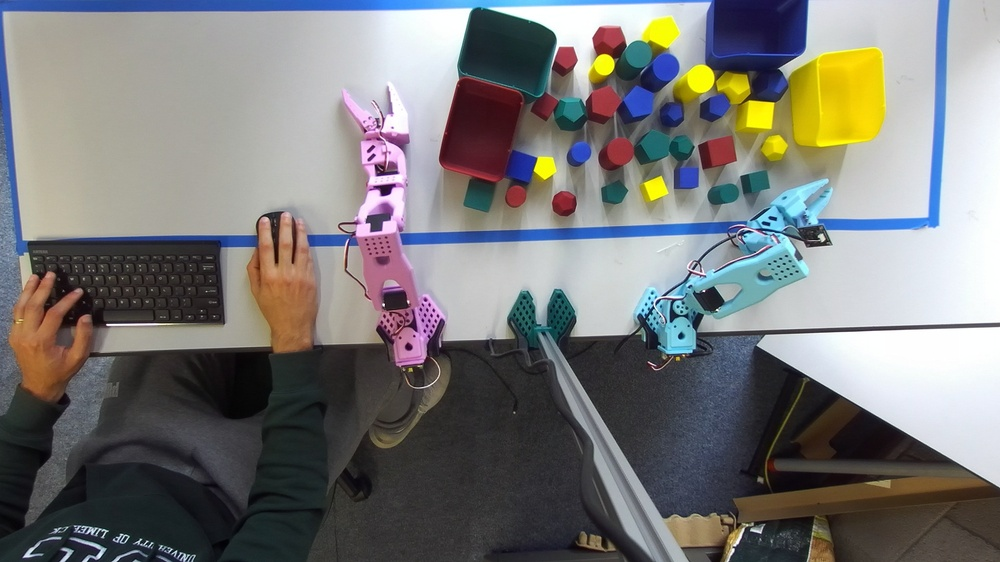
#> input picture yolo_dataset/images/img_20261029_105748_714449.jpg, 1000 x 562 px, shrunk from 1920 x 1080 before the run
$ python white_balance.py images/img_20261029_105748_714449.jpg
#> lines starting #> are read from the running program, lines starting #| are printed output that depends on the picture; after the words box and inside, x2 and y2 are one past the last pixel; in counts of white or black regions, pixels touching at a corner belong together
#> in main, bgr is the input picture: shape (562, 1000, 3); mean B, G, R 120.6, 121.7, 122
"""Optional white balance for block_color.py, turned on with --white-balance.

Removes a colour cast from the room lights before hues are measured. The white table is used as
the reference: its bright, unsaturated pixels should be grey (equal B, G, R), so a gain per
channel is computed that makes them grey, and the same gains are applied to the whole image,
blocks included.

On the training photos the light is already neutral (gains ~1.00) and it changes no predictions.
It helps under warm/cool light (simulated warm tint: 18 wrong -> 9 wrong); re-running
block_color.py --calibrate on photos from the venue is the better fix when that is possible.

Standalone use, to see the gains and save a before/after image:
    python white_balance.py images/xxx.jpg [--out wb_compare.jpg]
"""

import argparse

import cv2
import numpy as np


def white_reference(bgr: np.ndarray):
    """Mask of the bright unsaturated pixels (the white table) and the B, G, R gains that make
    them grey. Gains are None when there are too few such pixels."""
    f = bgr.astype(np.float32)
    mx, mn = f.max(axis=2), f.min(axis=2)
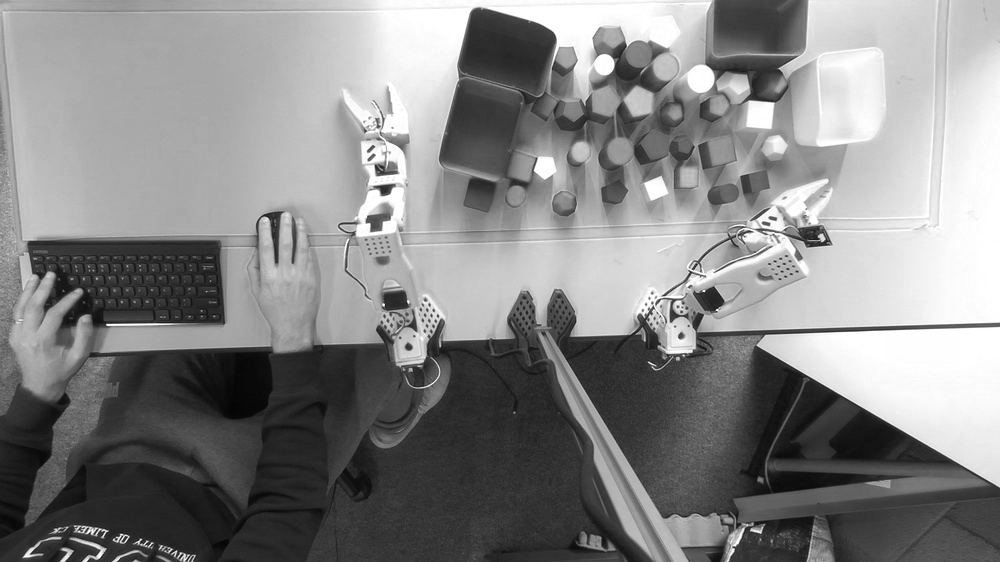
#> mx: shape (562, 1000) float32; min 4, max 255, mean 134.4
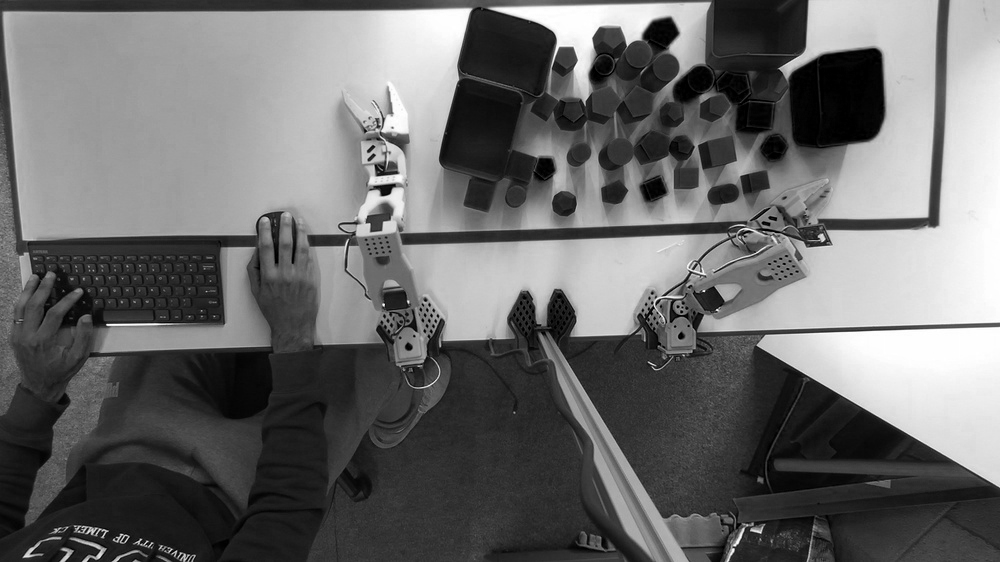
#> mn: shape (562, 1000) float32; min 0, max 255, mean 107.1
    sat = (mx - mn) / np.maximum(mx, 1)
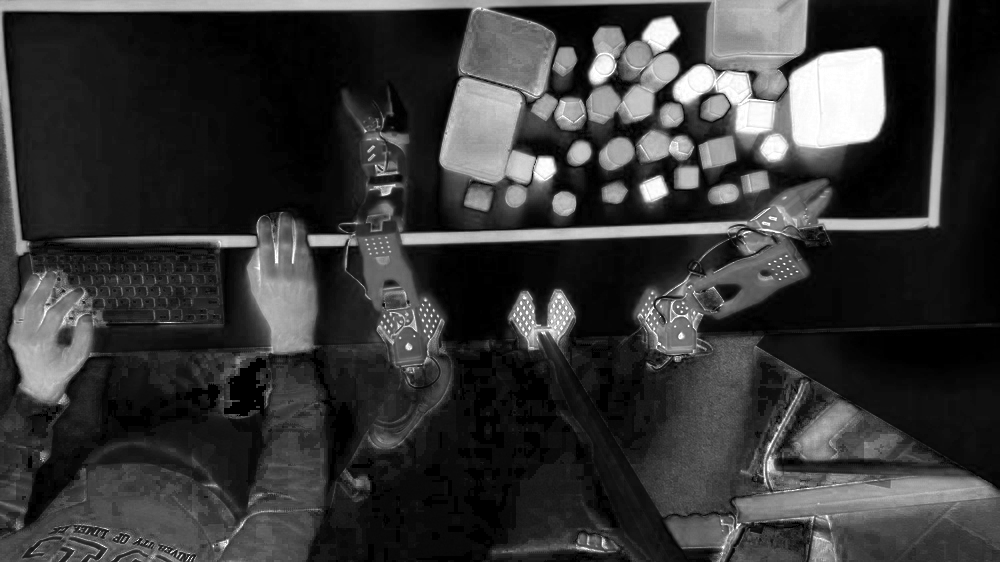
#> sat: shape (562, 1000) float32; min 0, max 1, mean 0.216
    white = (sat < 0.15) & (mx > np.percentile(mx, 60))
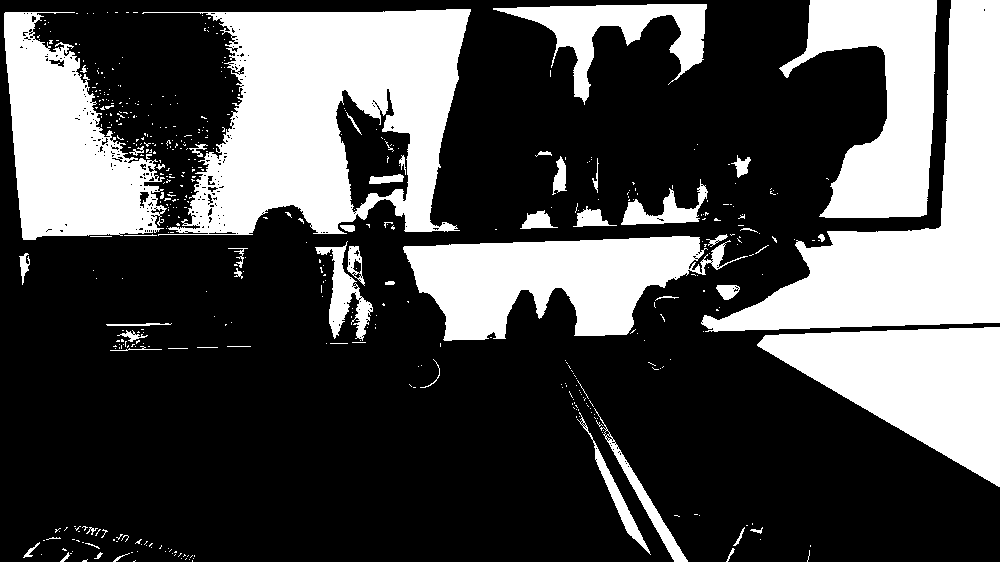
#> white: shape (562, 1000) bool; 31.1% white; 499 white regions (442 under 20 px), largest, box (x1, y1, x2, y2) and area: (142, 9, 471, 236) 43095, (701, 0, 1000, 332) 33451, (757, 327, 1000, 487) 20828
    if white.sum() < 500:
        return white, None
    means = f[white].mean(axis=0)
#> means = [207.3, 206.7, 204.8]
    return white, means.mean() / np.maximum(means, 1)


def white_balance(bgr: np.ndarray) -> np.ndarray:
    """Scale B, G, R so the bright unsaturated pixels (the white table) come out grey."""
    _, gains = white_reference(bgr)
    if gains is None:
        return bgr
    return np.clip(bgr.astype(np.float32) * gains, 0, 255).astype(np.uint8)


def main():
    ap = argparse.ArgumentParser(description=__doc__, formatter_class=argparse.RawDescriptionHelpFormatter)
    ap.add_argument("image")
    ap.add_argument("--out", default=None, help="save original | balanced side by side")
    args = ap.parse_args()

    bgr = cv2.imread(args.image)
    if bgr is None:
        raise SystemExit(f"could not read {args.image}")
    white, gains = white_reference(bgr)
#> gains = [0.995, 0.998, 1.01]
    print(f"white pixels: {int(white.sum())} ({100 * white.mean():.0f}% of the image)")
#| white pixels: 174832 (31% of the image)
    if gains is None:
        print("too few white pixels: no correction applied")
        return
    means = bgr[white].mean(axis=0)
#> means = [207.3, 206.7, 204.8]
    print(f"average B G R of white pixels: {means[0]:.0f} {means[1]:.0f} {means[2]:.0f}")
#| average B G R of white pixels: 207 207 205
    print(f"gains B G R: {gains[0]:.3f} {gains[1]:.3f} {gains[2]:.3f}")
#| gains B G R: 0.995 0.998 1.007
    if args.out:
        cv2.imwrite(args.out, np.hstack([bgr, white_balance(bgr)]))
        print(f"saved {args.out}")


if __name__ == "__main__":
    main()

$ run again, on yolo_dataset/images/img_20261029_110053_128666.jpg
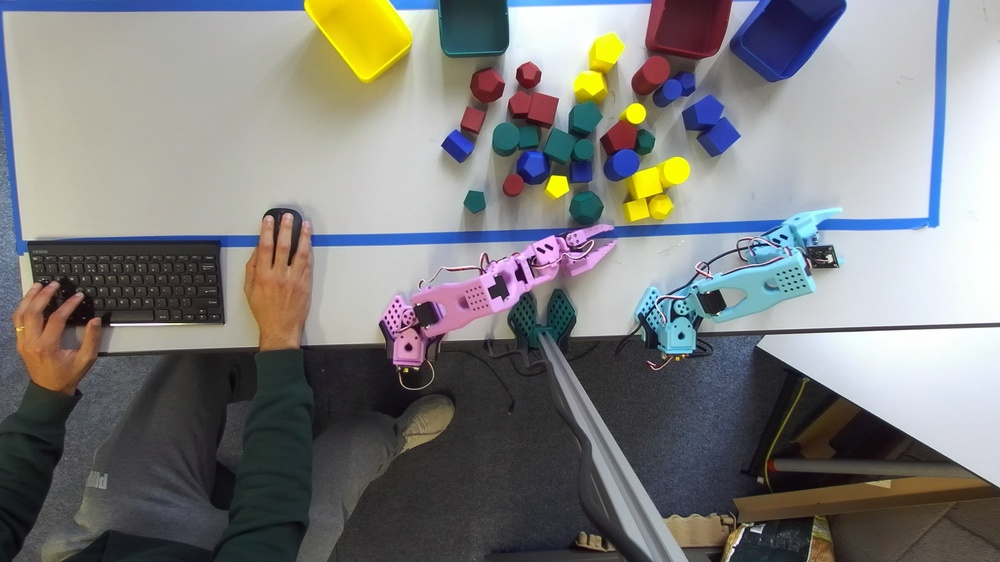
#> input picture yolo_dataset/images/img_20261029_110053_128666.jpg, 1000 x 562 px, shrunk from 1920 x 1080 before the run
#> in main, bgr is the input picture: shape (562, 1000, 3); mean B, G, R 125, 125.7, 125.9
#> in white_reference, `sat = (mx - mn) / np.maximum(mx, 1)`:
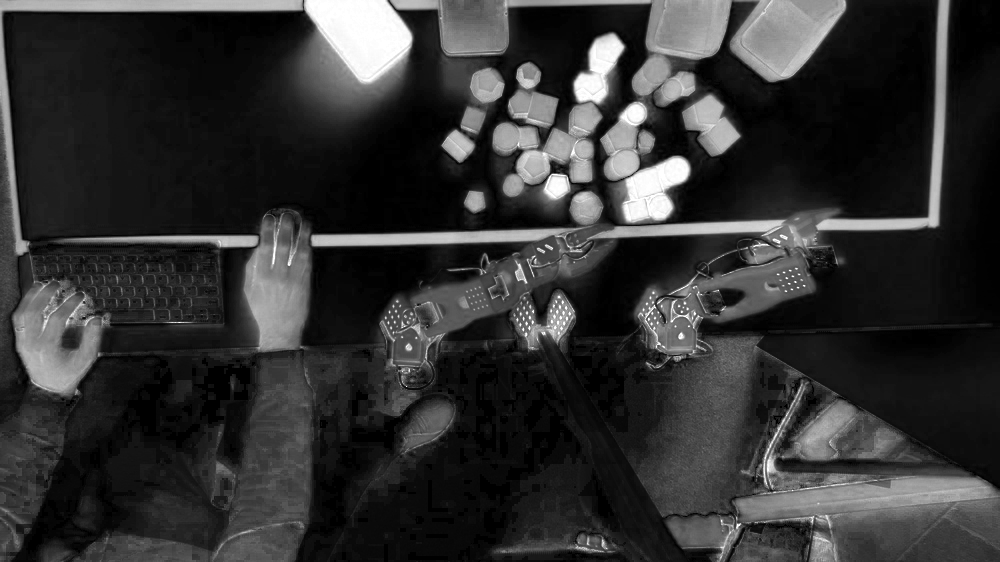
#> sat: shape (562, 1000) float32; min 0, max 1, mean 0.199
#> in white_reference, `white = (sat < 0.15) & (mx > np.percentile(mx, 60))`:
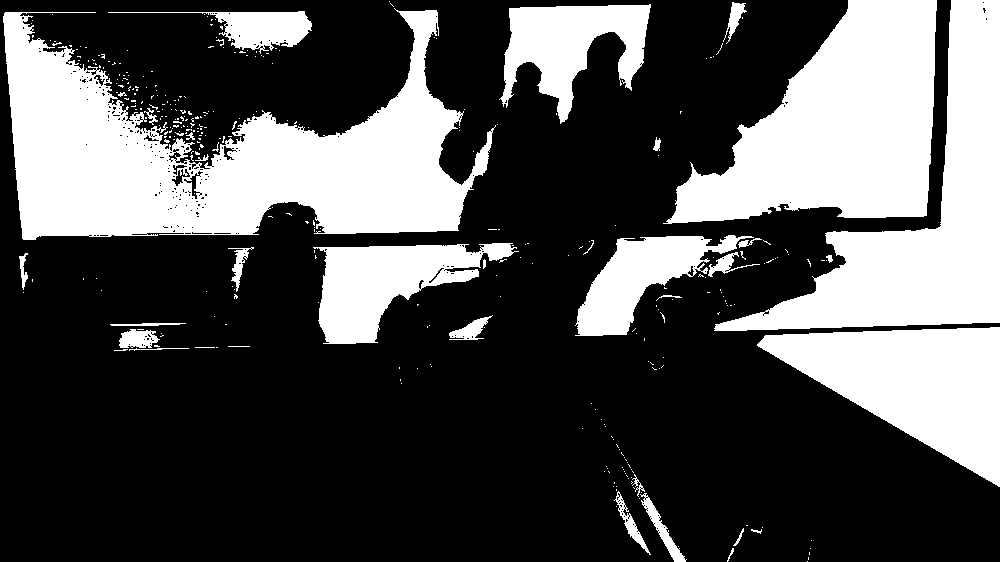
#> white: shape (562, 1000) bool; 31.8% white; 347 white regions (312 under 20 px), largest, box (x1, y1, x2, y2) and area: (3, 8, 496, 240) 56003, (663, 0, 937, 224) 35882, (714, 0, 1000, 331) 31156
#> in white_reference, `means = f[white].mean(axis=0)`: means = [206.4, 206.5, 204.2]
#> gains = [0.997, 0.996, 1.01]
#| white pixels: 178780 (32% of the image)
#> in main, `means = bgr[white].mean(axis=0)`: means = [206.4, 206.5, 204.3]
#| average B G R of white pixels: 206 207 204
#| gains B G R: 0.997 0.996 1.007

$ run again, on yolo_dataset/images/img_20261029_110147_051996.jpg
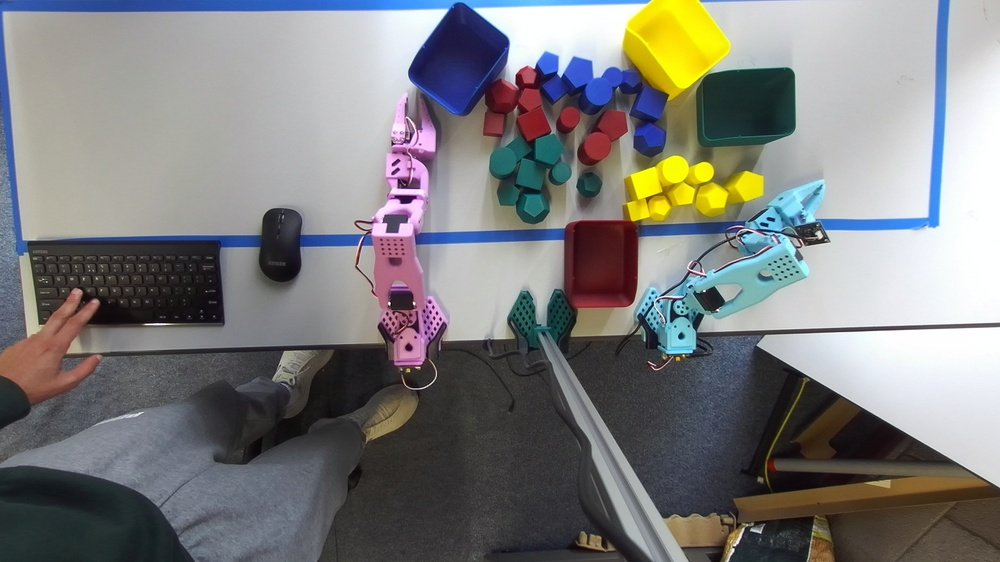
#> input picture yolo_dataset/images/img_20261029_110147_051996.jpg, 1000 x 562 px, shrunk from 1920 x 1080 before the run
#> in main, bgr is the input picture: shape (562, 1000, 3); mean B, G, R 125.4, 125.9, 125.8
#> in white_reference, `sat = (mx - mn) / np.maximum(mx, 1)`:
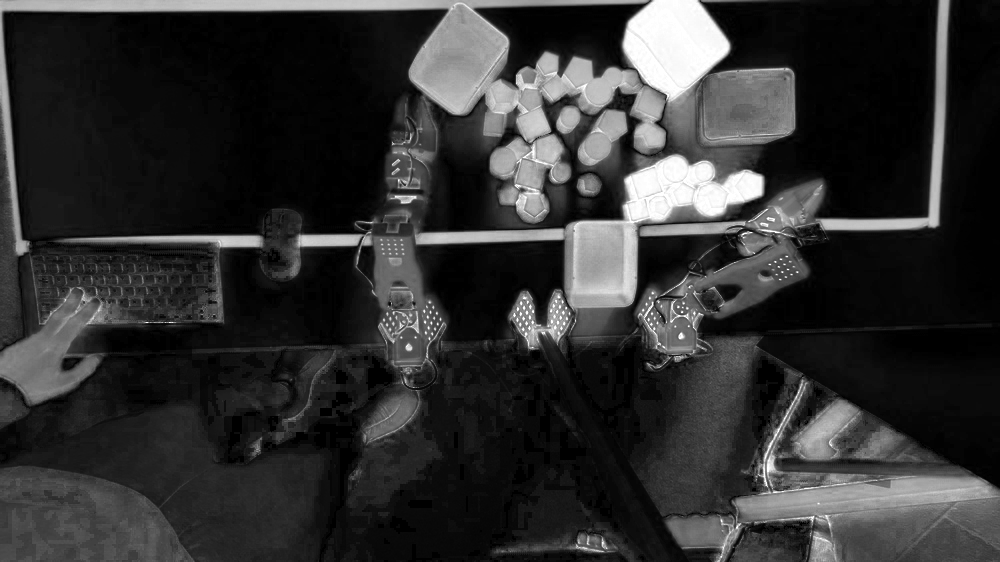
#> sat: shape (562, 1000) float32; min 0, max 1, mean 0.193
#> in white_reference, `white = (sat < 0.15) & (mx > np.percentile(mx, 60))`:
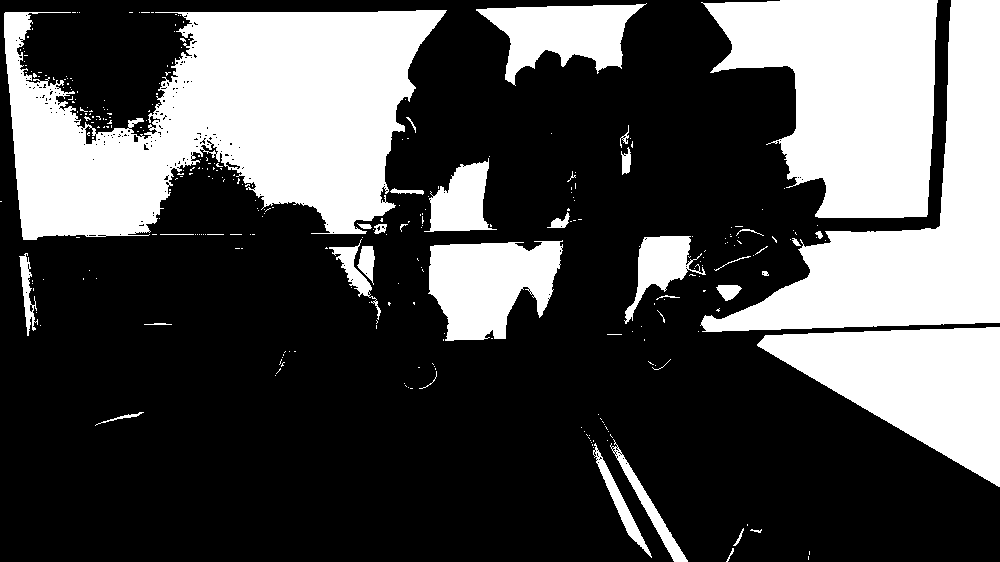
#> white: shape (562, 1000) bool; 32.1% white; 308 white regions (272 under 20 px), largest, box (x1, y1, x2, y2) and area: (4, 10, 447, 240) 62562, (701, 0, 938, 218) 34451, (700, 0, 1000, 332) 33607
#> in white_reference, `means = f[white].mean(axis=0)`: means = [205.7, 205.5, 204.2]
#> gains = [0.997, 0.998, 1]
#| white pixels: 180463 (32% of the image)
#> in main, `means = bgr[white].mean(axis=0)`: means = [205.7, 205.5, 204.2]
#| average B G R of white pixels: 206 206 204
#| gains B G R: 0.997 0.998 1.005

$ run again, on yolo_dataset/images/img_20261029_110251_359456.jpg
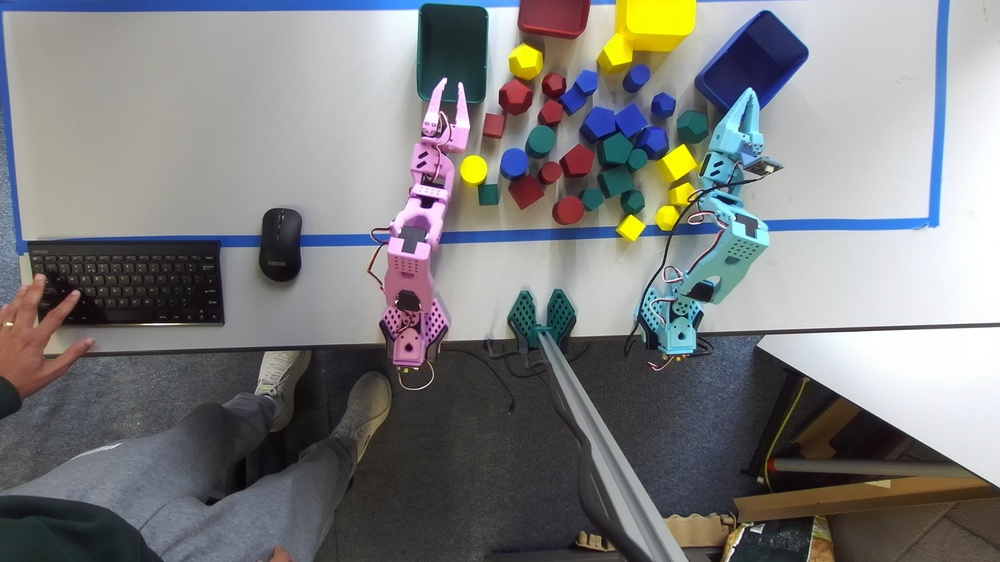
#> input picture yolo_dataset/images/img_20261029_110251_359456.jpg, 1000 x 562 px, shrunk from 1920 x 1080 before the run
#> in main, bgr is the input picture: shape (562, 1000, 3); mean B, G, R 126.5, 125.5, 125.1
#> in white_reference, `sat = (mx - mn) / np.maximum(mx, 1)`:
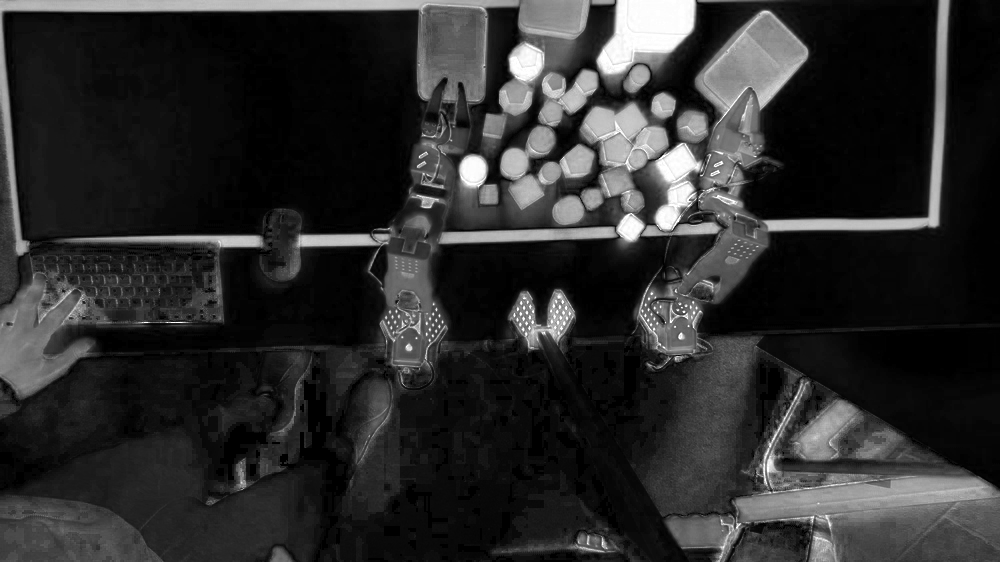
#> sat: shape (562, 1000) float32; min 0, max 1, mean 0.175
#> in white_reference, `white = (sat < 0.15) & (mx > np.percentile(mx, 60))`:
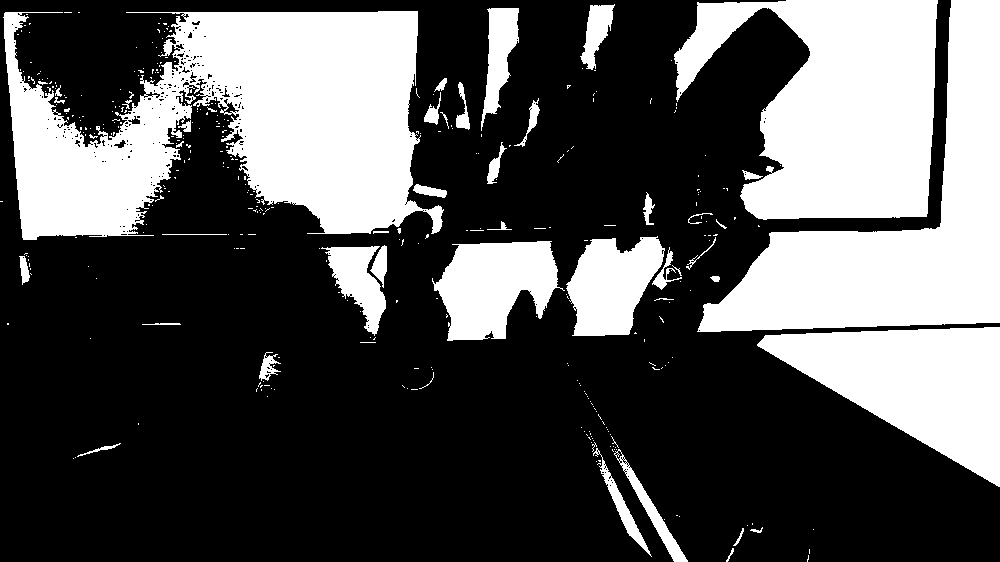
#> white: shape (562, 1000) bool; 33.2% white; 369 white regions (323 under 20 px), largest, box (x1, y1, x2, y2) and area: (3, 11, 444, 240) 61271, (674, 0, 938, 220) 38008, (697, 0, 1000, 332) 37795
#> in white_reference, `means = f[white].mean(axis=0)`: means = [203.3, 203, 202]
#> gains = [0.997, 0.999, 1]
#| white pixels: 186429 (33% of the image)
#> in main, `means = bgr[white].mean(axis=0)`: means = [203.3, 203, 202]
#| average B G R of white pixels: 203 203 202
#| gains B G R: 0.997 0.999 1.004
